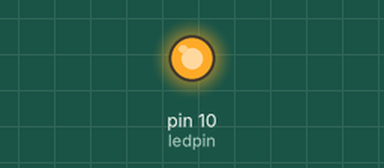
The sketch below on a simulated Arduino Uno, built with avr-gcc and run on an emulated ATmega328P. On the bench: output pins drawn as LEDs (lit = HIGH).

Above: at 0.07 s.
At 4.9 s:
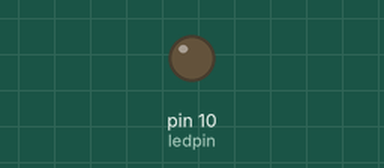
Timing chart, 0 to 9.7 s (numbered marks = the images above):
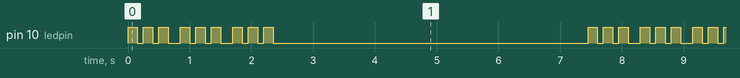

The sketch:

morse_code.ino
```cpp
//a simple code to spell out SOS in morse code
int ledpin = 10;
void setup() {
  pinMode(ledpin,OUTPUT);

}

void loop() {
  for(int x=0;x<3;x++){
    digitalWrite(ledpin,HIGH);
    delay(150);
    digitalWrite(ledpin,LOW);
    delay(100);
    }

    delay(100);

   for(int x =0;x<3;x++){
    digitalWrite(ledpin,HIGH);
    delay(150);
    digitalWrite(ledpin,LOW);
    delay(100);
   }

   delay(100);

   for(int x=0;x<3;x++){
    digitalWrite(ledpin,HIGH);
    delay(150);
    digitalWrite(ledpin,LOW);
    delay(100);
   }
    delay(5000);
}
```

Measured:
- by itself, pin 10 (ledpin): repeats every 7.5 s: 2 × (LOW 0.10 s, HIGH 0.15 s), LOW 0.20 s, 2 × (HIGH 0.15 s, LOW 0.10 s), HIGH 0.15 s, LOW 0.20 s, 2 × (HIGH 0.15 s, LOW 0.10 s), HIGH 0.15 s, LOW 5.1 s, HIGH 0.15 s
- by itself, everything shown: repeats every 7.5 s, in 18 steps
